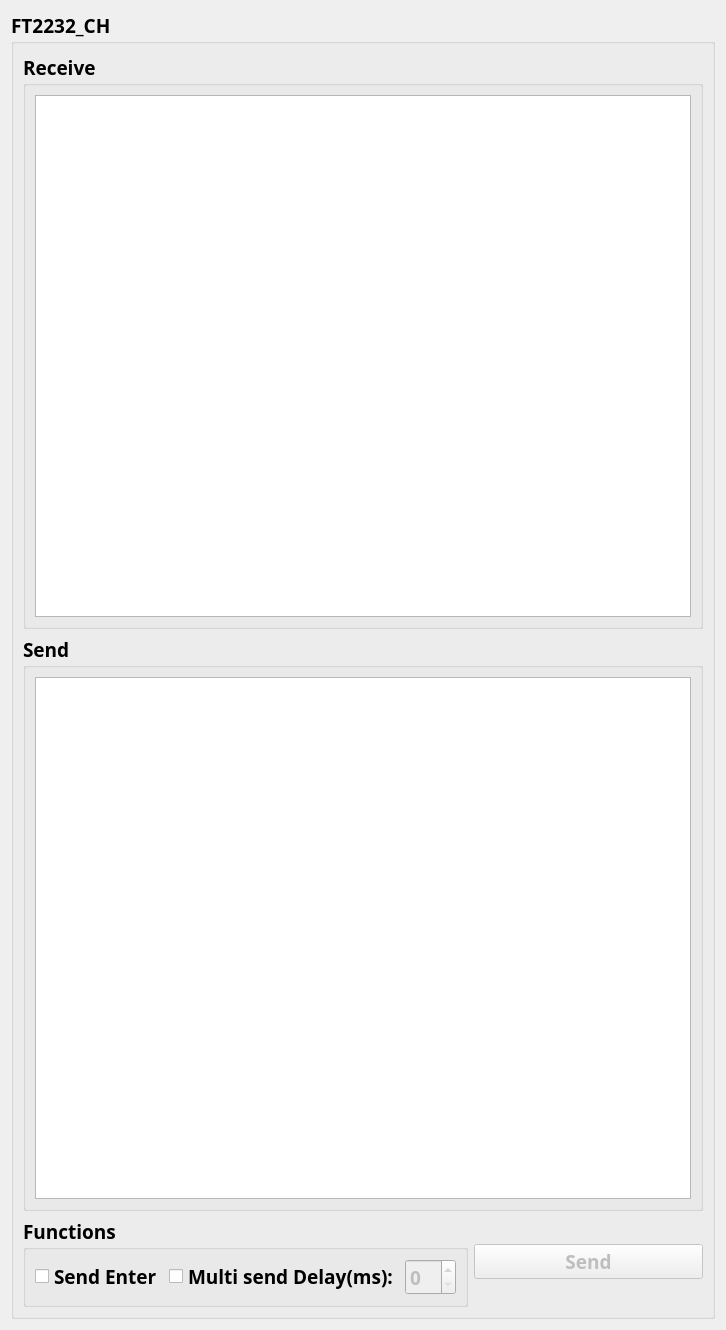
<?xml version="1.0" encoding="UTF-8"?>
<ui version="4.0">
 <class>IO</class>
 <widget class="QWidget" name="IO">
  <property name="geometry">
   <rect>
    <x>0</x>
    <y>0</y>
    <width>726</width>
    <height>1330</height>
   </rect>
  </property>
  <property name="windowTitle">
   <string>Form</string>
  </property>
  <layout class="QGridLayout" name="gridLayout">
   <item row="0" column="0">
    <widget class="QGroupBox" name="io_box">
     <property name="minimumSize">
      <size>
       <width>700</width>
       <height>0</height>
      </size>
     </property>
     <property name="font">
      <font>
       <family>Ebrima</family>
       <pointsize>14</pointsize>
       <weight>75</weight>
       <bold>true</bold>
      </font>
     </property>
     <property name="title">
      <string>FT2232_CH</string>
     </property>
     <layout class="QGridLayout" name="gridLayout_5">
      <item row="1" column="0" colspan="2">
       <widget class="QGroupBox" name="send_box">
        <property name="title">
         <string>Send</string>
        </property>
        <layout class="QGridLayout" name="gridLayout_3">
         <item row="0" column="0">
          <widget class="QTextEdit" name="send_in"/>
         </item>
        </layout>
       </widget>
      </item>
      <item row="0" column="0" colspan="2">
       <widget class="QGroupBox" name="receive_box">
        <property name="title">
         <string>Receive</string>
        </property>
        <layout class="QGridLayout" name="gridLayout_2">
         <item row="0" column="0">
          <widget class="QPlainTextEdit" name="receive_out"/>
         </item>
        </layout>
       </widget>
      </item>
      <item row="3" column="0" alignment="Qt::AlignLeft">
       <widget class="QGroupBox" name="functions">
        <property name="title">
         <string>Functions</string>
        </property>
        <layout class="QGridLayout" name="gridLayout_4">
         <item row="0" column="1">
          <widget class="QCheckBox" name="multi_send">
           <property name="text">
            <string>Multi send Delay(ms):</string>
           </property>
          </widget>
         </item>
         <item row="0" column="0">
          <widget class="QCheckBox" name="send_enter">
           <property name="text">
            <string>Send Enter</string>
           </property>
          </widget>
         </item>
         <item row="0" column="2">
          <widget class="QSpinBox" name="delay">
           <property name="enabled">
            <bool>false</bool>
           </property>
          </widget>
         </item>
        </layout>
       </widget>
      </item>
      <item row="3" column="1" alignment="Qt::AlignVCenter">
       <widget class="QPushButton" name="send_botton">
        <property name="enabled">
         <bool>false</bool>
        </property>
        <property name="text">
         <string>Send</string>
        </property>
       </widget>
      </item>
     </layout>
    </widget>
   </item>
  </layout>
 </widget>
 <resources/>
 <connections/>
</ui>
